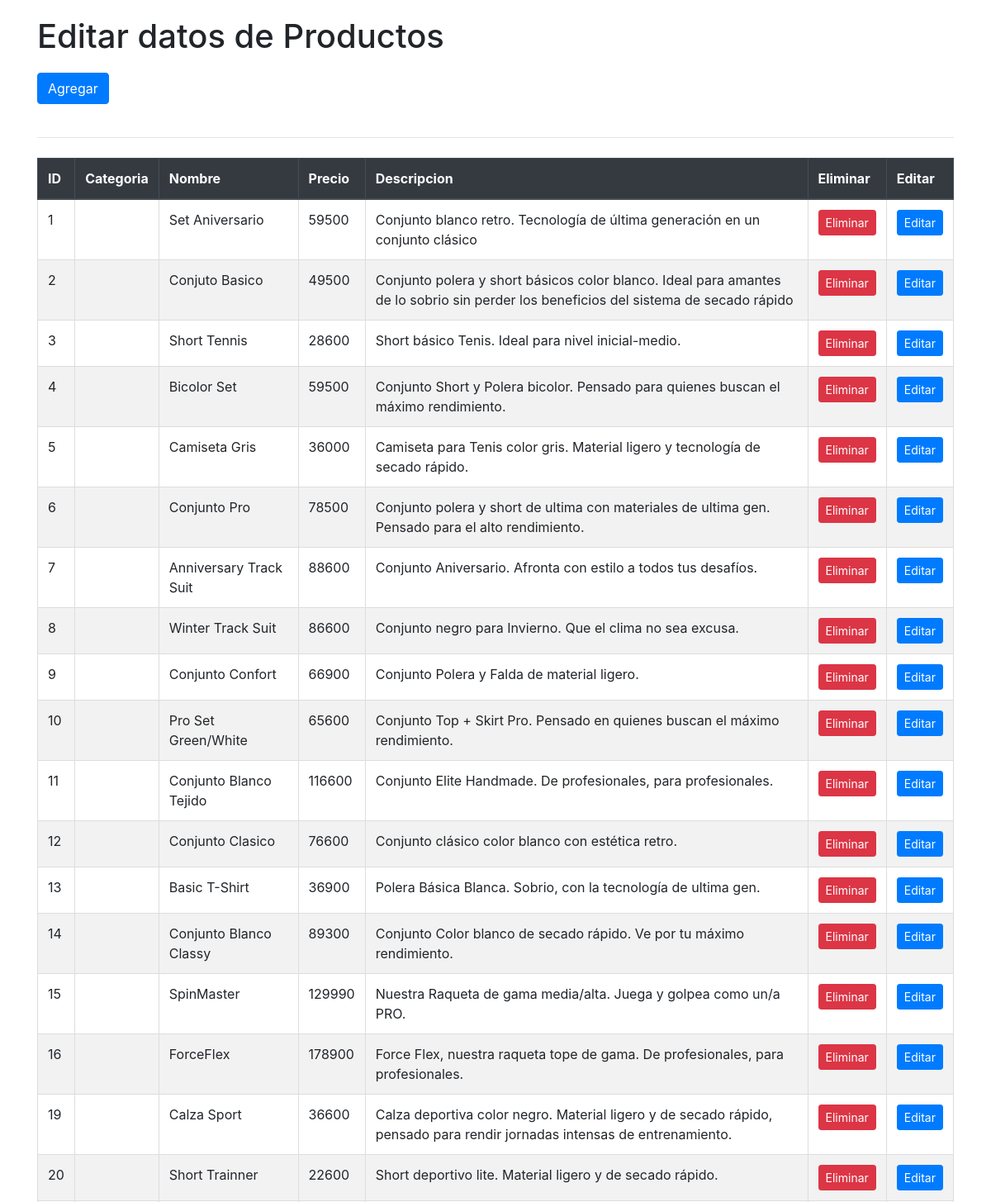
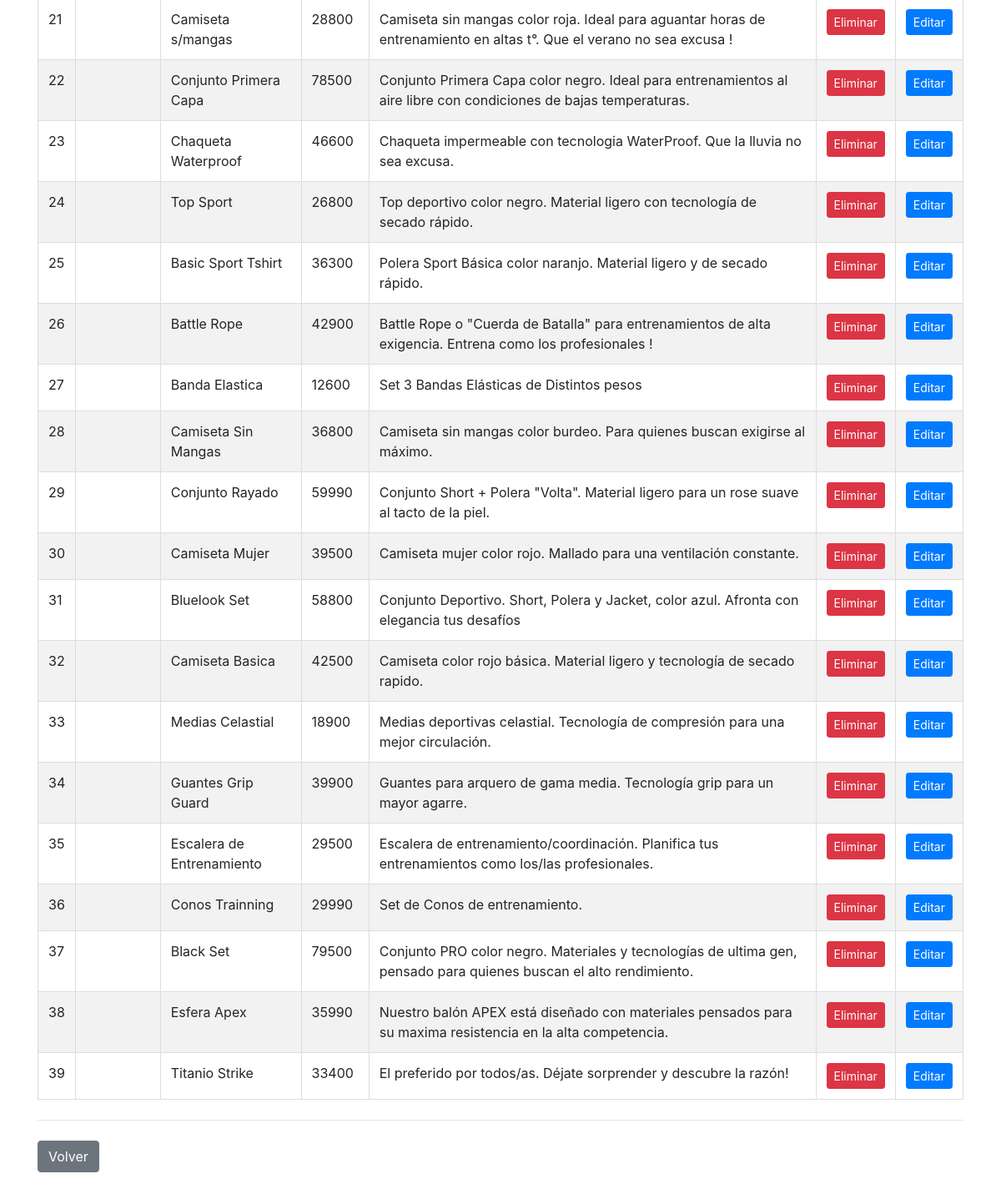
The page /crud on the database as committed earlier (2 pictures, top to bottom).
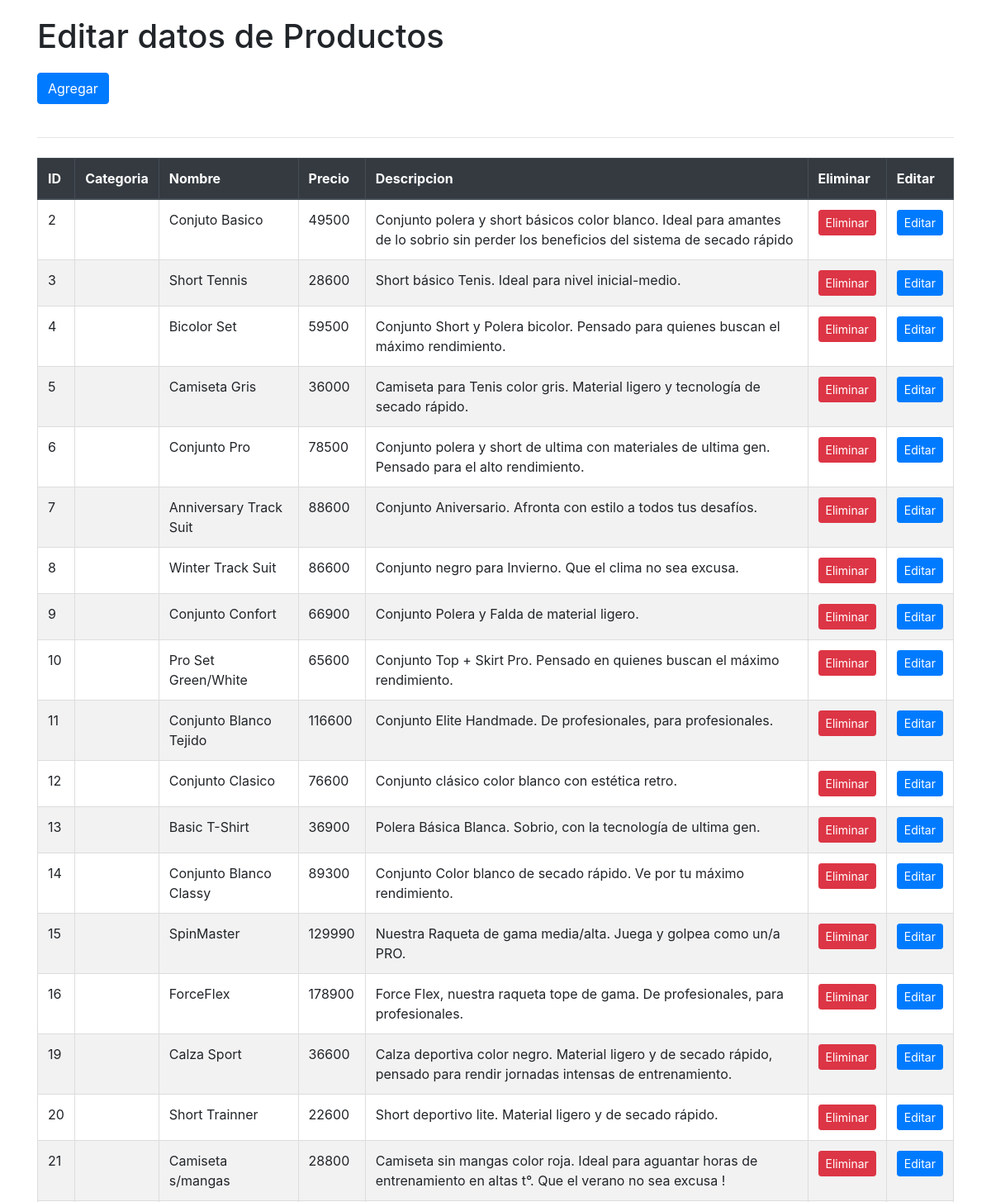
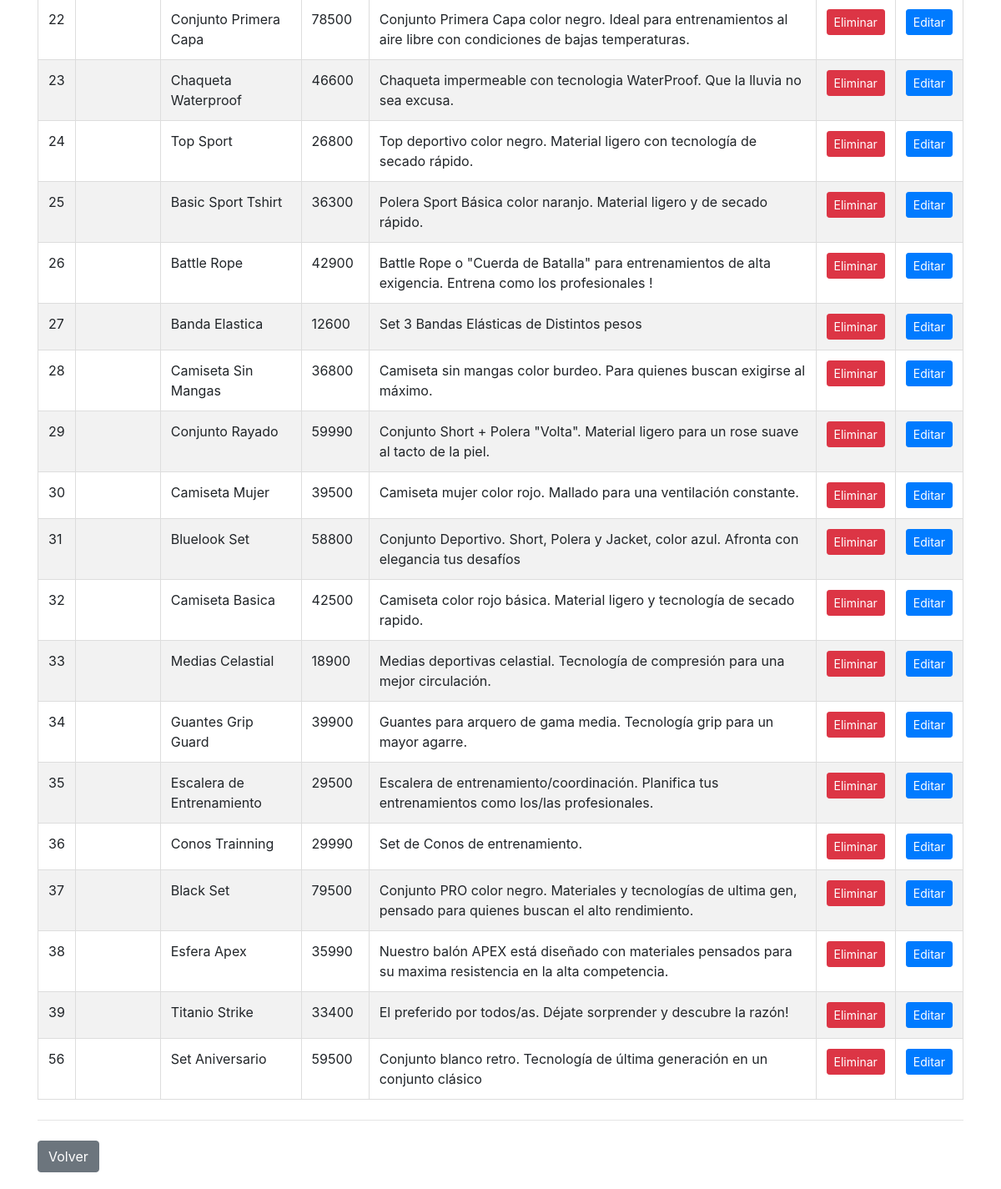
The same page on the database as committed later (2 pictures, top to bottom).
### myapp/models.py (models this page shows, shortened)
class Producto(models.Model):
    id= models.AutoField(primary_key=True)
    url_imagen = models.URLField()
    nombre_producto = models.CharField(max_length=100)
    precio = models.IntegerField()
    descripcion = models.TextField()
    id_categoria = models.ForeignKey('Categoria',on_delete=models.CASCADE, db_column='id_categoria')

### myapp/views.py (the view)
# urls.py: path('crud', views.crud, name='crud'),
def crud(request):
    productos= Producto.objects.all()
    context= {'productos':productos}
    return render(request, 'myapp/productos_list.html', context)

### myapp/templates/myapp/productos_list.html (shortened to what this page needs)
{% load static %}
<!DOCTYPE html>
<html lang="es">
<head>
    <link rel="stylesheet" href="https://stackpath.bootstrapcdn.com/bootstrap/4.5.0/css/bootstrap.min.css"
>
</head>
<body>
    <div class="container">
        <h1>Editar datos de Productos</h1>
        <button class="btn btn-primary mb-3">
            <a href="{% url 'productosAdd' %}" style="color: white; text-decoration: none;">Agregar</a>
        </button>
        <hr class="my-4">
        <table class="table">
            {% if productos %}
            <thead class="thead-dark">
                <tr>
                    <th>ID</th>
                    <th>Categoria</th>
                    <th>Nombre</th>
                    <th>Precio</th>
                    <th>Descripcion</th>
                    <th>Eliminar</th>
                    <th>Editar</th>
                </tr>
            </thead>
            <tbody>
                {% for x in productos %}
                <tr>
                    <td>{{ x.id }}</td>
                    <td>{{ x.categoria }}</td>
                    <td>{{ x.nombre_producto }}</td>
                    <td>{{ x.precio }}</td>
                    <td>{{ x.descripcion }}</td>
                    <td><a href="{% url 'productos_del' pk=x.id %}" class="btn btn-danger btn-sm">Eliminar</a></td>
                    <td><a href="{% url 'productos_findEdit' pk=x.id %}" class="btn btn-primary btn-sm">Editar</a></td>
                </tr>
                {% endfor %}
            </tbody>
            {% endif %}
        </table>
        <hr class="my-4">
        <button class="btn btn-secondary">
            <a href="{% url 'index' %}" style="color: white; text-decoration: none;">Volver</a>
        </button>
    </div>
</body>
</html>

### myapp/templates/myapp/productos_list.html (style rules this page uses)
body { padding: 20px; }
h1 { margin-bottom: 20px; }
table { width: 100%; margin-bottom: 20px; border-collapse: collapse; }
table, th, td { border: 1px solid #ddd; padding: 8px; text-align: left; }
th { background-color: #f2f2f2; }
tr:nth-child(even) { background-color: #f2f2f2; }

Rows that differ between the two databases and show on the page:
removed Producto: id "1", nombre_producto "Set Aniversario", precio "59500", descripcion "Conjunto blanco retro. Tecnología de última generación en un conjunto clásico"
added Producto: id "56", nombre_producto "Set Aniversario", precio "59500", descripcion "Conjunto blanco retro. Tecnología de última generación en un conjunto clásico"
